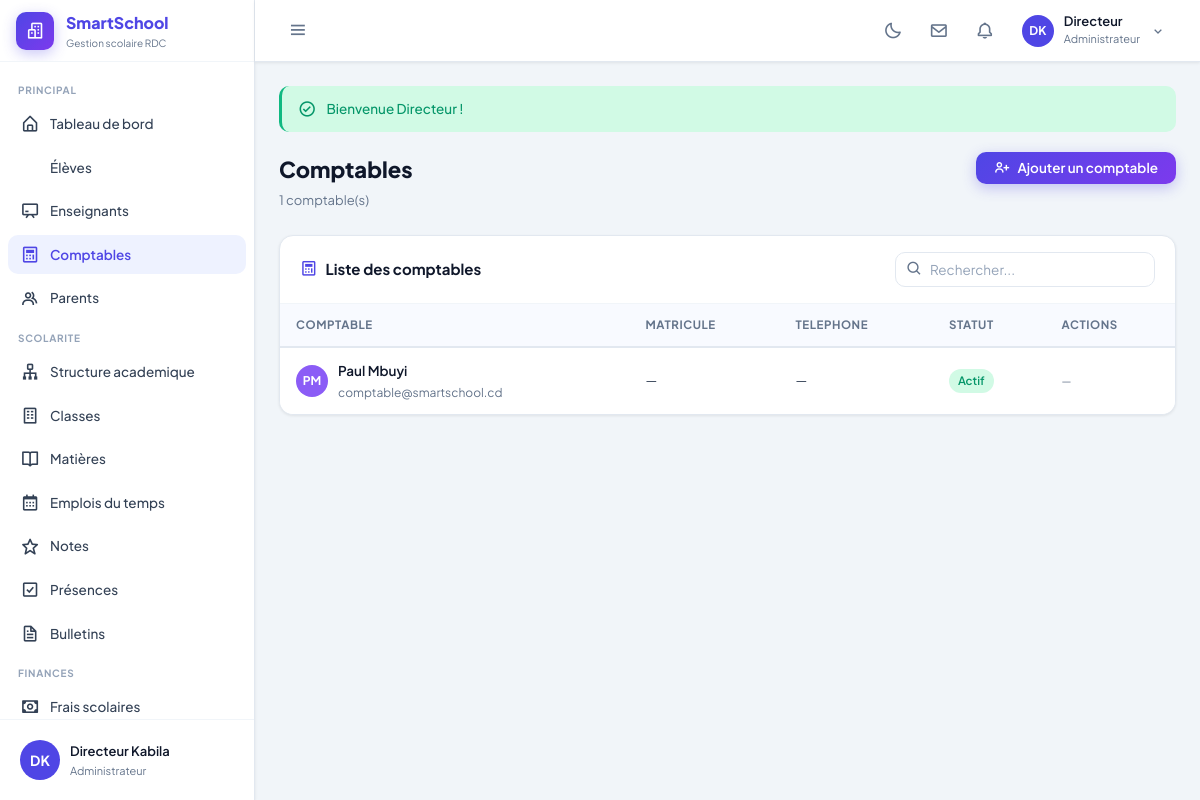
Page /admin/accountants.php (signed in) on the committed database.
### tables this page shows
CREATE TABLE users (
  id                   INT UNSIGNED      NOT NULL AUTO_INCREMENT,
  role_id              TINYINT UNSIGNED  NOT NULL,
  username             VARCHAR(80)       NOT NULL,
  email                VARCHAR(191)      DEFAULT NULL,
  password             VARCHAR(255)      NOT NULL,
  first_name           VARCHAR(80)       NOT NULL,
  last_name            VARCHAR(80)       NOT NULL,
  phone                VARCHAR(30)       DEFAULT NULL,
  staff_number         VARCHAR(30)       DEFAULT NULL UNIQUE,
  address              TEXT              DEFAULT NULL,
  gender               ENUM('M','F')     DEFAULT 'M',
  date_of_birth        DATE              DEFAULT NULL,
  avatar               VARCHAR(255)      DEFAULT NULL,
  is_active            TINYINT(1)        NOT NULL DEFAULT 1,
  must_change_password TINYINT(1)        NOT NULL DEFAULT 0,
  last_login           TIMESTAMP         NULL DEFAULT NULL,
  created_at           TIMESTAMP         NOT NULL DEFAULT CURRENT_TIMESTAMP,
  updated_at           TIMESTAMP         NOT NULL DEFAULT CURRENT_TIMESTAMP ON UPDATE CURRENT_TIMESTAMP,
  PRIMARY KEY (id),
  UNIQUE KEY uq_username (username),
  UNIQUE KEY uq_email    (email),
  KEY idx_role (role_id),
  CONSTRAINT fk_users_role FOREIGN KEY (role_id) REFERENCES roles(id)
);

### config/database.php (called while the page is built, shortened)
<?php
function getDB(): PDO
{
    static $pdo = null;
    if ($pdo !== null) return $pdo;
    try {
        $dsn = sprintf(
            'mysql:host=%s;dbname=%s;charset=%s',
            DB_HOST, DB_NAME, DB_CHAR
        );
        $pdo = new PDO($dsn, DB_USER, DB_PASS, [
            PDO::ATTR_ERRMODE            => PDO::ERRMODE_EXCEPTION,
            PDO::ATTR_DEFAULT_FETCH_MODE => PDO::FETCH_ASSOC,
            PDO::ATTR_EMULATE_PREPARES   => false,
            PDO::MYSQL_ATTR_INIT_COMMAND => "SET NAMES utf8mb4 COLLATE utf8mb4_unicode_ci",
        ]);
    } catch (PDOException $e) {
        http_response_code(503);
        die('
        <!DOCTYPE html><html lang="fr"><head>
        <meta charset="UTF-8"><title>Erreur de connexion</title>
        <style>body{font-family:sans-serif;display:flex;align-items:center;justify-content:center;min-height:100vh;background:#f8faff;margin:0;}
        .box{background:#fff;border-radius:12px;padding:40px;max-width:500px;text-align:center;box-shadow:0 4px 24px rgba(0,0,0,0.08);}
        h2{color:#ef4444;margin-bottom:12px;}p{color:#64748b;font-size:14px;}</style>
        </head><body><div class="box">
        <h2>⚠️ Impossible de se connecter a la base de donnees</h2>
        <p>Verifiez que MySQL est demarré dans XAMPP et que la base <strong>smartschool</strong> existe.</p>
        <p style="font-size:12px;margin-top:16px;color:#94a3b8">' . htmlspecialchars($e->getMessage()) . '</p>
        </div></body></html>');
    }
    return $pdo;
}
function dbFetchAll(string $sql, array $params = []): array
{
    $stmt = getDB()->prepare($sql);
    $stmt->execute($params);
    return $stmt->fetchAll();
}

### admin/accountants.php (the view, shortened to what this page needs)
<?php
$accountants = dbFetchAll(
    "SELECT u.id AS user_id, u.first_name, u.last_name, u.email, u.phone, u.staff_number, u.is_active, u.created_at,
            (SELECT status     FROM invitations WHERE user_id=u.id ORDER BY created_at DESC LIMIT 1) AS inv_status,
            (SELECT id         FROM invitations WHERE user_id=u.id ORDER BY created_at DESC LIMIT 1) AS inv_id,
            (SELECT expires_at FROM invitations WHERE user_id=u.id ORDER BY created_at DESC LIMIT 1) AS inv_expires
     FROM users u
     WHERE u.role_id = ?
     ORDER BY u.created_at DESC",
    [ROLE_ACCOUNTANT]
);
$invBadge = [
    'pending'   => ['warning', 'Invitation en attente'],
    'expired'   => ['danger',  'Invitation expiree'],
    'cancelled' => ['gray',    'Invitation annulee'],
    'used'      => ['success', 'Actif'],
];
require INCLUDES_PATH . '/header.php';
require INCLUDES_PATH . '/sidebar.php';
?>
<div class="main-content">
  <div class="page-wrapper">
    <?= showFlash() ?>
    <div class="page-header">
      <div>
        <h1>Comptables</h1>
        <p><?= count($accountants) ?> comptable(s)</p>
      </div>
      <div class="page-header-actions">
        <button class="btn btn-primary" data-modal="addAccountantModal">
          <i class="bx bx-user-plus"></i> Ajouter un comptable
        </button>
      </div>
    </div>
    <div class="card">
      <div class="card-header">
        <h3><i class="bx bx-calculator"></i> Liste des comptables</h3>
        <div class="search-wrap" style="max-width:260px">
          <i class="bx bx-search"></i>
          <input type="text" class="search-input" placeholder="Rechercher..." data-table-search="accountantsTable">
        </div>
      </div>
      <?php if (empty($accountants)): ?>
        <div class="empty-state">
          <div class="empty-state-icon"><i class="bx bx-calculator"></i></div>
          <h3>Aucun comptable</h3>
          <p>Commencez par inviter votre premier comptable.</p>
          <button class="btn btn-primary btn-sm" data-modal="addAccountantModal">
            <i class="bx bx-user-plus"></i> Ajouter un comptable
          </button>
        </div>
      <?php else: ?>
      <div class="table-wrap" style="border:none;box-shadow:none;border-radius:0">
        <table class="table" id="accountantsTable">
          <thead>
            <tr>
              <th>Comptable</th><th>Matricule</th><th>Telephone</th><th>Statut</th><th>Actions</th>
            </tr>
          </thead>
          <tbody>
            <?php foreach ($accountants as $a):
              $status = $a['is_active'] ? 'used' : ($a['inv_status'] ?: 'pending');
              [$badgeColor, $badgeLabel] = $invBadge[$status] ?? ['gray', 'Inconnu'];
            ?>
            <tr>
              <td class="td-user">
                <div class="avatar avatar-32" style="background:var(--purple)"><?= getInitials($a['first_name'], $a['last_name']) ?></div>
                <div>
                  <div class="td-name"><?= clean($a['first_name'] . ' ' . $a['last_name']) ?></div>
                  <div class="td-sub"><?= clean($a['email']) ?></div>
                </div>
              </td>
              <td class="text-sm"><?= clean($a['staff_number'] ?: '—') ?></td>
              <td class="text-sm"><?= clean($a['phone'] ?: '—') ?></td>
              <td>
                <span class="badge badge-<?= $badgeColor ?>"><?= $badgeLabel ?></span>
              </td>
              <td class="td-actions">
                <?php if (!$a['is_active']): ?>
                  <form method="POST" style="display:inline">
                    <?= csrfField() ?>
                    <input type="hidden" name="action" value="resend">
                    <input type="hidden" name="user_id" value="<?= $a['user_id'] ?>">
                    <button type="submit" class="btn btn-ghost btn-icon btn-sm" title="Renvoyer l'invitation">
                      <i class="bx bx-refresh"></i>
                    </button>
                  </form>
                  <?php if ($a['inv_id'] && $status === 'pending'): ?>
                  <form method="POST" style="display:inline" data-confirm="Annuler cette invitation ?">
                    <?= csrfField() ?>
                    <input type="hidden" name="action" value="cancel">
                    <input type="hidden" name="invitation_id" value="<?= $a['inv_id'] ?>">
                    <button type="submit" class="btn btn-ghost btn-icon btn-sm" title="Annuler l'invitation" style="color:var(--danger)">
                      <i class="bx bx-x-circle"></i>
                    </button>
                  </form>
                  <?php endif; ?>
                <?php else: ?>
                  <span class="text-xs text-muted">—</span>
                <?php endif; ?>
              </td>
            </tr>
            <?php endforeach; ?>
          </tbody>
        </table>
      </div>
      <?php endif; ?>
    </div>
  </div>
</div>
<?php require INCLUDES_PATH . '/footer.php'; ?>

### assets/css/variables.css (style rules this page uses)
:root { --primary : #4f46e5; --primary-light: #6366f1; --primary-dark : #3730a3; --primary-bg : #eef2ff; --success : #10b981; --success-bg : #d1fae5; --success-dark : #059669; --warning : #f59e0b; --warning-bg : #fef3c7; --warning-dark : #d97706; --danger : #ef4444; --danger-bg : #fee2e2; --danger-dark : #dc2626; --info : #3b82f6; --info-bg : #dbeafe; --info-dark : #2563eb; --cyan : #06b6d4; --cyan-bg : #cffafe; --cyan-dark : #0891b2; --purple : #8b5cf6; --purple-bg : #f3e8ff; --bg-body : #f1f5f9; --bg-card : #ffffff; --bg-hover : #f8faff; --bg-sidebar : #ffffff; --bg-topbar : #ffffff; --text-primary : #0f172a; --text-secondary: #334155; --text-muted : #64748b; --text-light : #94a3b8; --border : #e2e8f0; --border-light : #f1f5f9; --border-focus : #4f46e5; --radius-sm : 6px; --radius : 10px; --radius-lg : 14px; --radius-xl : 20px; --radius-full: 9999px; --shadow-sm : 0 1px 3px rgba(0,0,0,0.08); --shadow : 0 4px 6px rgba(0,0,0,0.05); --shadow-md : 0 10px 15px rgba(0,0,0,0.07); --shadow-lg : 0 20px 25px rgba(0,0,0,0.08); --shadow-primary: 0 4px 14px rgba(79,70,229,0.30); --sidebar-w : 255px; --sidebar-w-sm: 68px; --topbar-h : 62px; --font : 'Plus Jakarta Sans', system-ui, sans-serif; --font-mono: 'JetBrains Mono', monospace; --transition : 200ms ease; --transition-md: 300ms ease; --transition-lg: 400ms cubic-bezier(0.4,0,0.2,1); --grad-primary: linear-gradient(135deg, #4f46e5 0%, #7c3aed 100%); --grad-success: linear-gradient(135deg, #10b981 0%, #06b6d4 100%); --grad-warning: linear-gradient(135deg, #f59e0b 0%, #ef4444 100%); --grad-danger : linear-gradient(135deg, #ef4444 0%, #ec4899 100%); --grad-cyan : linear-gradient(135deg, #06b6d4 0%, #3b82f6 100%); --grad-purple : linear-gradient(135deg, #8b5cf6 0%, #ec4899 100%); --grad-dark : linear-gradient(135deg, #0f172a 0%, #1e293b 100%); --z-sidebar : 100; --z-topbar : 200; --z-dropdown: 300; --z-modal : 400; --z-toast : 500; }
*, *::before, *::after { box-sizing: border-box; margin: 0; padding: 0; }
html { scroll-behavior: smooth; }
body { font-family: var(--font); font-size : 15px; line-height: 1.6; color : var(--text-primary); background : var(--bg-body); -webkit-font-smoothing: antialiased; transition : background var(--transition-md), color var(--transition-md); }
button { font-family: var(--font); cursor: pointer; border: none; background: none; }
input, select, textarea { font-family: var(--font); }

### assets/css/main.css (style rules this page uses)
.main-content { flex : 1; margin-left: var(--sidebar-w); margin-top : var(--topbar-h); padding : 24px; transition : margin-left var(--transition-lg); min-width : 0; }
.page-wrapper { max-width: 1440px; margin: 0 auto; }
.avatar { border-radius: var(--radius-full); display: flex; align-items: center; justify-content: center; font-weight: 700; color: #fff; flex-shrink: 0; overflow: hidden; font-size: 13px; }
.avatar-32 { width: 32px; height: 32px; font-size: 12px; }
.page-header { display: flex; align-items: flex-start; justify-content: space-between; flex-wrap: wrap; gap: 16px; margin-bottom: 24px; }
.page-header h1 { font-size: 22px; font-weight: 800; color: var(--text-primary); }
.page-header p { font-size: 13px; color: var(--text-muted); margin-top: 3px; }
.page-header-actions { display: flex; align-items: center; gap: 10px; flex-wrap: wrap; }
.text-muted { color: var(--text-muted); }
.text-sm { font-size: 13px; }
.text-xs { font-size: 11px; }

### rows in the picture
users: getInitials($a['first_name'], $a['last_name']) "PM", first_name+last_name "Paul Mbuyi", email "comptable@smartschool.cd", staff_number "—", phone "—", badgeLabel "Actif"

### other values in the picture
$schoolName "SmartSchool"
$item['section'] "PRINCIPAL"
$item['label'] "Tableau de bord"
$item['label'] "Élèves"
$item['label'] "Enseignants"
$item['label'] "Comptables"
$item['label'] "Parents"
$item['section'] "SCOLARITE"
$item['label'] "Structure academique"
$item['label'] "Classes"
$item['label'] "Matières"
$item['label'] "Emplois du temps"
$item['label'] "Notes"
$item['label'] "Présences"
$item['label'] "Bulletins"
